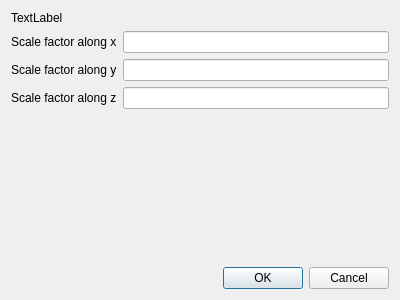
<?xml version="1.0" encoding="UTF-8"?>
<ui version="4.0">
 <class>DialogScale</class>
 <widget class="QDialog" name="DialogScale">
  <property name="geometry">
   <rect>
    <x>0</x>
    <y>0</y>
    <width>400</width>
    <height>300</height>
   </rect>
  </property>
  <property name="windowTitle">
   <string>Scale</string>
  </property>
  <layout class="QVBoxLayout" name="verticalLayout">
   <item>
    <layout class="QVBoxLayout" name="verticalLayout_2">
     <item>
      <layout class="QFormLayout" name="formLayout">
       <item row="1" column="0">
        <widget class="QLabel" name="xLabel">
         <property name="text">
          <string>Scale factor along x</string>
         </property>
        </widget>
       </item>
       <item row="1" column="1">
        <widget class="QLineEdit" name="xLineEdit"/>
       </item>
       <item row="2" column="0">
        <widget class="QLabel" name="yLabel">
         <property name="text">
          <string>Scale factor along y</string>
         </property>
        </widget>
       </item>
       <item row="2" column="1">
        <widget class="QLineEdit" name="yLineEdit"/>
       </item>
       <item row="3" column="0">
        <widget class="QLabel" name="zLabel">
         <property name="text">
          <string>Scale factor along z</string>
         </property>
        </widget>
       </item>
       <item row="3" column="1">
        <widget class="QLineEdit" name="zLineEdit"/>
       </item>
       <item row="0" column="0">
        <widget class="QLabel" name="label">
         <property name="text">
          <string>TextLabel</string>
         </property>
        </widget>
       </item>
      </layout>
     </item>
    </layout>
   </item>
   <item>
    <widget class="QDialogButtonBox" name="buttonBox">
     <property name="orientation">
      <enum>Qt::Horizontal</enum>
     </property>
     <property name="standardButtons">
      <set>QDialogButtonBox::Cancel|QDialogButtonBox::Ok</set>
     </property>
    </widget>
   </item>
  </layout>
 </widget>
 <resources/>
 <connections>
  <connection>
   <sender>buttonBox</sender>
   <signal>accepted()</signal>
   <receiver>DialogScale</receiver>
   <slot>accept()</slot>
   <hints>
    <hint type="sourcelabel">
     <x>248</x>
     <y>254</y>
    </hint>
    <hint type="destinationlabel">
     <x>157</x>
     <y>274</y>
    </hint>
   </hints>
  </connection>
  <connection>
   <sender>buttonBox</sender>
   <signal>rejected()</signal>
   <receiver>DialogScale</receiver>
   <slot>reject()</slot>
   <hints>
    <hint type="sourcelabel">
     <x>316</x>
     <y>260</y>
    </hint>
    <hint type="destinationlabel">
     <x>286</x>
     <y>274</y>
    </hint>
   </hints>
  </connection>
 </connections>
</ui>
